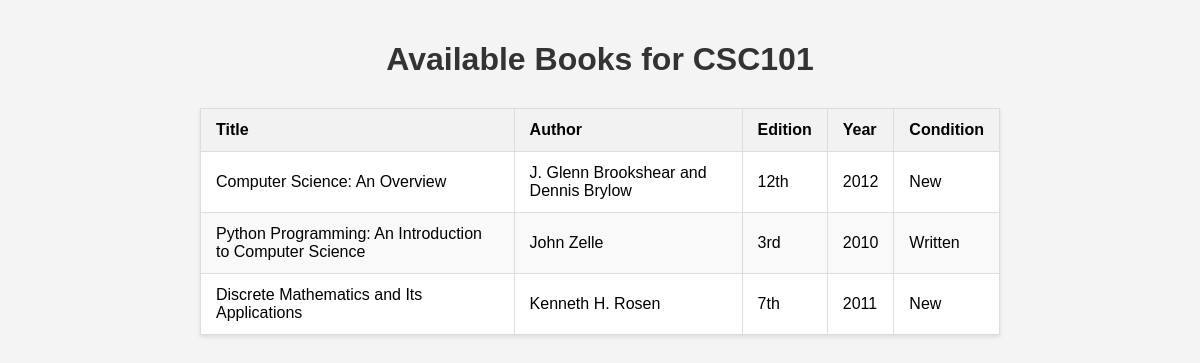
The page /textbooks/CSC101/ on the database its author committed.
### textbooks/models.py (models this page shows, shortened)
class Textbook(models.Model):
    CONDITION_CHOICES = [
        ('new', 'New'),
        ('written', 'Written'),
        ('old', 'Old'),
    ]
    title = models.CharField(max_length=255)
    author = models.CharField(max_length=255)
    edition = models.CharField(max_length=50, blank=True, null=True)
    year = models.IntegerField(null=True, blank=True)
    course_code = models.CharField(max_length=20)
    availability = models.BooleanField(default=True)
    condition = models.CharField(max_length=10, choices=CONDITION_CHOICES)

### textbooks/views.py (the view)
# urls.py: path('textbooks/<str:course_code>/', views.textbooks_by_course_code, name='textbooks_by_course'),
def textbooks_by_course_code(request, course_code):
    textbooks = Textbook.objects.filter(course_code=course_code, availability=True)
    context = {'textbooks': textbooks, 'course_code': course_code}
    return render(request, 'textbooks_by_coursecode.html', context)

### textbooks/templates/textbooks_by_coursecode.html (shortened to what this page needs)
<!DOCTYPE html>
<html>
<head>
</head>
<body>
    <h1>Available Books for {{ course_code }}</h1>
    {% if textbooks %}
    <table>
        <thead>
            <tr>
                <th>Title</th>
                <th>Author</th>
                <th>Edition</th>
                <th>Year</th>
                <th>Condition</th>
            </tr>
        </thead>
        <tbody>
            {% for textbook in textbooks %}
            <tr>
                <td>{{ textbook.title }}</td>
                <td>{{ textbook.author }}</td>
                <td>{{ textbook.edition|default:"-" }}</td>
                <td>{{ textbook.year|default:"-" }}</td>
                <td>{{ textbook.get_condition_display }}</td>
            </tr>
            {% endfor %}
        </tbody>
    </table>
    {% else %}
    <p>No textbooks are currently available</p>
    {% endif %}
</body>
</html>

### textbooks/templates/textbooks_by_coursecode.html (style rules this page uses)
body { font-family: Arial, sans-serif; background-color: #f4f4f4; margin: 0; padding: 20px; }
h1 { color: #333; text-align: center; margin-bottom: 30px; }
table { width: 100%; max-width: 800px; margin: 0 auto 20px auto; border-collapse: collapse; background-color: #fff; box-shadow: 0 2px 4px rgba(0,0,0,0.1); }
th, td { padding: 12px 15px; border: 1px solid #ddd; text-align: left; }
th { background-color: #f2f2f2; font-weight: bold; }
tr:nth-child(even) { background-color: #f9f9f9; }

### rows shown on the page
Textbook: title "Computer Science: An Overview", author "J. Glenn Brookshear and Dennis Brylow", edition "12th", year "2012", condition "New"
Textbook: title "Python Programming: An Introduction to Computer Science", author "John Zelle", edition "3rd", year "2010", condition "Written"
Textbook: title "Discrete Mathematics and Its Applications", author "Kenneth H. Rosen", edition "7th", year "2011", condition "New"

### other values the page prints
{{ course_code }} "CSC101"
